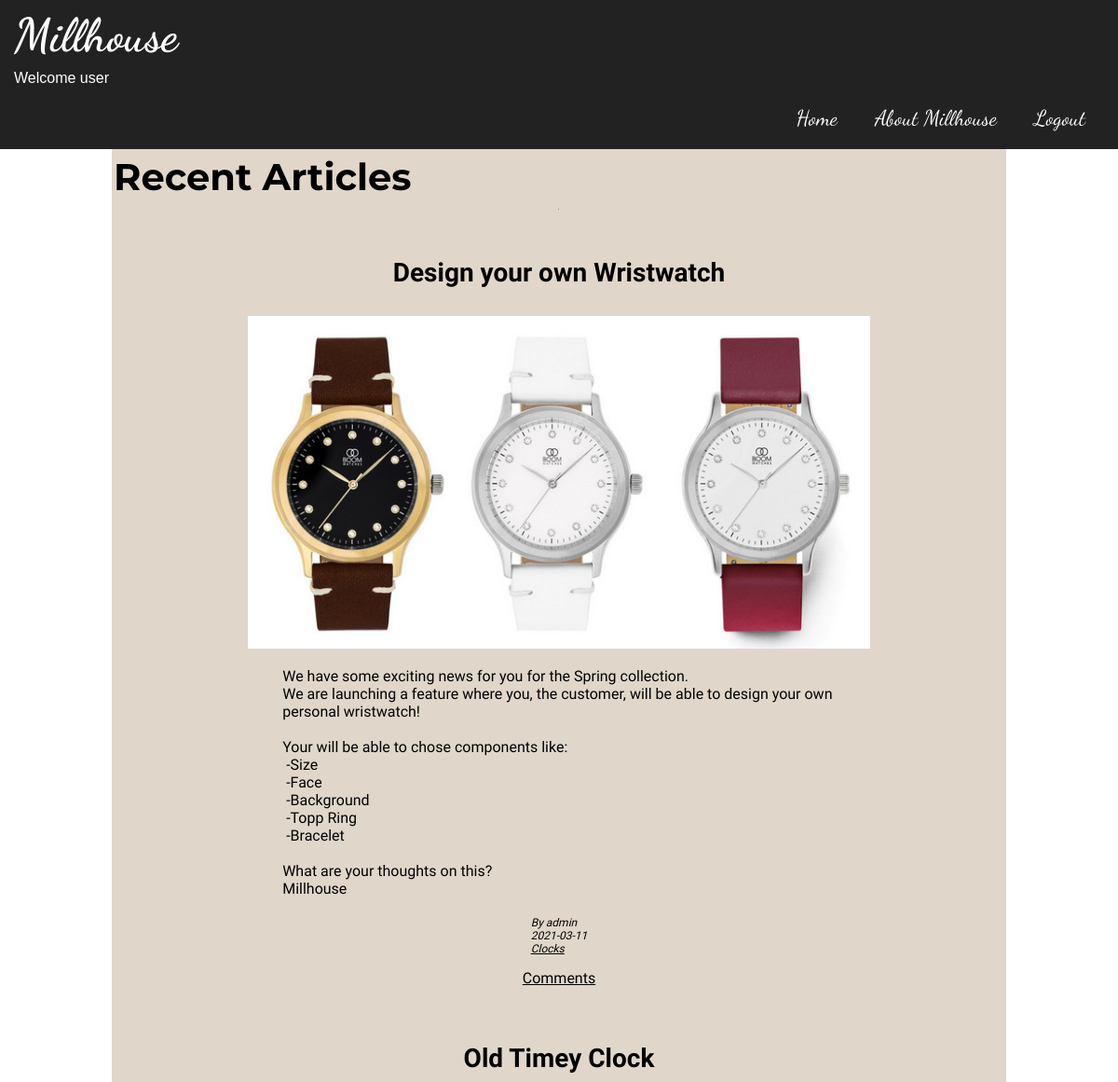
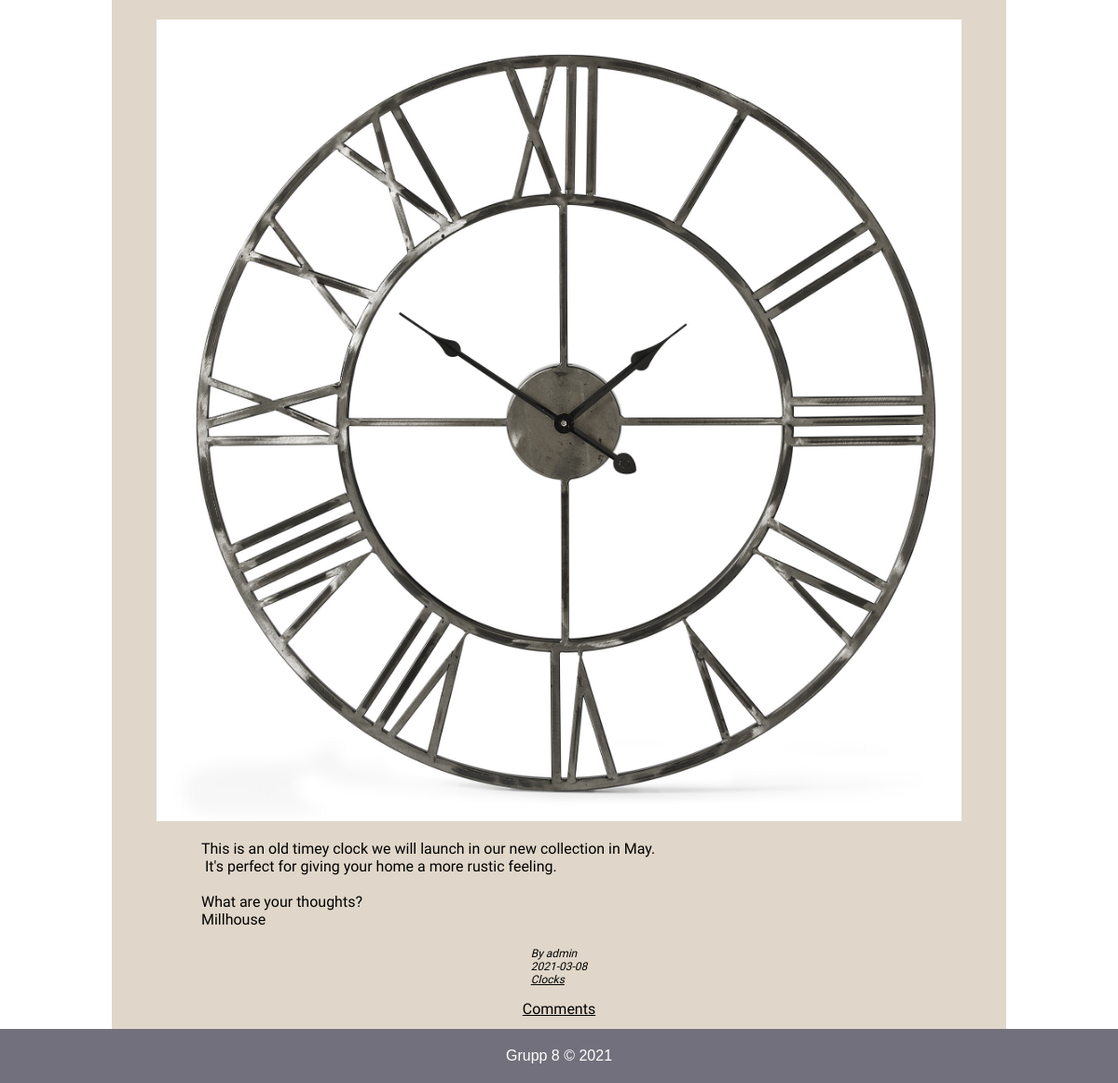
Page /index.php (signed in) on the committed database (2 pictures, top to bottom).
### tables this page shows
CREATE TABLE `posts`(
`ID` INT PRIMARY KEY NOT NULL AUTO_INCREMENT,
`Title` VARCHAR(30) NOT NULL,
`Image` VARCHAR(200),
`Category` VARCHAR(30) NOT NULL DEFAULT 'uncategorized',
`Date` DATE NOT NULL,
`UserID` INT NOT NULL,
`Content` TEXT NOT NULL,
CONSTRAINT FK_user_post FOREIGN KEY(UserID) REFERENCES users(ID)
);

CREATE TABLE `users`(
`ID` INT PRIMARY KEY NOT NULL AUTO_INCREMENT,
`Firstname` VARCHAR(20) NOT NULL,
`Lastname` VARCHAR(40) NOT NULL,
`Username` VARCHAR(20) NOT NULL UNIQUE,
`Email` VARCHAR(200) NOT NULL UNIQUE,
`Password` VARCHAR(32) NOT NULL,
`Role` VARCHAR(5) NOT NULL DEFAULT 'user'
);

### Includes/functions.php (called while the page is built)
<?php
function escape($string){
    return htmlspecialchars($string, ENT_COMPAT, 'UTF-8');
}
?>

### classes/Posts.php (the view, shortened to what this page needs)
<?php
$path = $_SERVER['DOCUMENT_ROOT'];
include($path . "/CMS_Projekt_Grupp8/includes/functions.php");
class Post
{
    private $id;
    private $title;
    private $image;
    private $category;
    private $content;
    private $date;
    private $username;
    function __construct($id_IN, $title_IN, $image_IN, $category_IN, $content_IN, $date_IN, $userId_IN, $username_IN)
    {
        $this->id = $id_IN;
        $this->title = escape($title_IN);
        $this->image = $image_IN;
        $this->category = escape($category_IN);
        $this->content = escape($content_IN);
        $this->date = $date_IN;
        $this->username = $username_IN;
    }
    function createPostHtml()
    {
        echo "<article class='post' id='$this->id'>";
        echo "<h3 class='post__title'>$this->title</h3>";
        echo "<aside class='post__meta'><adress>By $this->username</adress><time datetime='$this->date'>$this->date</time><a href='/CMS_Projekt_Grupp8/index.php?category=$this->category'>$this->category</a></aside>";
        if (isset($this->image)){
            echo "<img class='post__img'src='/CMS_Projekt_Grupp8/views/$this->image' alt='Blog post image' />";
        }
        echo "<p class='post__content'>$this->content</p>";
        $fileName = basename($_SERVER['PHP_SELF']);
        if ($fileName == "index.php") {
            echo "<a class='post__comment' href='views/comments.php?id=$this->id'>Comments</a>";
        } elseif ($fileName == "comments.php") {
        }
        echo "</article>";
    }
}

### Includes/printPosts.php
<?php
include("classes/Posts.php");
if (isset($_GET['category'])){
    $category = ($_GET['category']);
    $stm = $db->prepare("SELECT p.ID, p.Title, p.Image, p.Category, p.Content, p.Date, p.UserId, u.Username FROM posts as p
    JOIN users as u ON u.Id=p.UserId WHERE p.Category = :category_IN ORDER BY p.ID DESC");
    $stm->bindParam(':category_IN', $category);
    $stm->execute();
} else {
    $stm = $db->query("SELECT p.ID, p.Title, p.Image, p.Category, p.Content, p.Date, p.UserId, u.Username FROM posts as p
    JOIN users as u WHERE u.Id=p.UserId ORDER BY p.ID DESC");
}
while ($row = $stm->fetch()) {
    $i = $row["ID"];
    $post[$i] = new Post($row["ID"], $row["Title"], $row["Image"], $row["Category"], $row["Content"], $row["Date"], $row["UserId"], $row["Username"]);
    $post[$i]->createPostHtml();
}

### Css/style.css (style rules this page uses)
* { box-sizing: border-box; padding: 0px; margin: 0px; }
body { font-family: sans-serif; font-size: 16px; position: relative; min-height: 100vh; }
.post { display: flex; align-items: center; flex-direction: column; padding-top: 50px; }
.post__title { order: 0; padding-bottom: 30px; font-size: 28px; }
.post__img { order: 1; max-width:90%; }
.post__content { order: 2; padding-top: 20px; font-size: 16px; white-space: pre-wrap; width:80%; }
.post__meta { order: 3; padding-top: 5px; display: flex; flex-direction: column; font-style: italic; font-size: 12px; padding-bottom: 15px; padding-top: 20px; }
.post__comment { order: 4; padding-bottom: 10px; }
a { color: black; }

### rows in the picture
posts: Title "Design your own Wristwatch", UserID.Username "admin", Date "2021-03-11", Category "Clocks", Image (picture), Content "We have some exciting news for you for the Spring collection. We are launching a feature where you, the customer, will be able to design your own personal wristwatch! Your will be able to chose components like: -Size -Face -Background -Topp Ring -Bracelet What are your thoughts on this? Millhouse"
posts: Title "Old Timey Clock", UserID.Username "admin", Date "2021-03-08", Category "Clocks", Image (picture), Content "This is an old timey clock we will launch in our new collection in May. It's perfect for giving your home a more rustic feeling. What are your thoughts? Millhouse"

### other values in the picture
$_SESSION['username'] "user"
